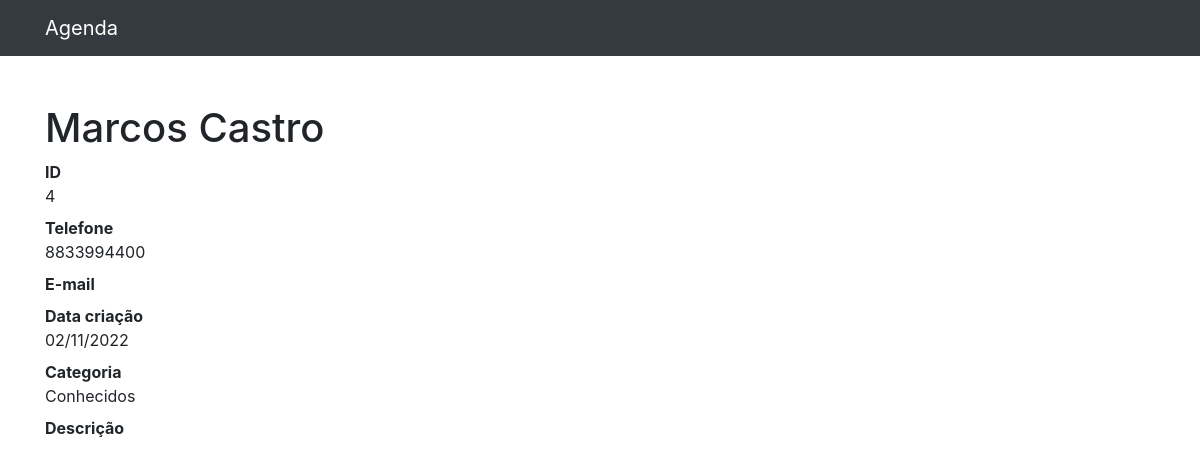
/4, run on the app's committed database.
### contatos/models.py (models this page shows, shortened)
class Contato(models.Model):
    nome = models.CharField(max_length=255)
    sobrenome = models.CharField(max_length=255, blank=True)
    telefone = models.CharField(max_length=255)
    email = models.CharField(max_length=255, blank=True)
    data_criacao = models.DateTimeField(default=timezone.now)
    descricao = models.TextField(blank=True)
    categoria = models.ForeignKey(Categoria, on_delete=models.DO_NOTHING)
    mostrar = models.BooleanField(default=True)

class Categoria(models.Model):
    nome = models.CharField(max_length=255)
    def __str__(self) -> str:
        return self.nome

### contatos/views.py (the view)
# urls.py: path('<int:contato_id>',views.ver_contato, name='ver_contato'),
def ver_contato(request, contato_id):
    contato = get_object_or_404(Contato, id=contato_id)
    if not contato.mostrar:
        raise Http404()
    return render(request, "contatos/ver_contato.html", {"contato": contato})

### contatos/templates/contatos/ver_contato.html (shortened to what this page needs)
{% extends 'base.html' %}
{% block conteudo %}
<h1 class="mt-5">{{ contato.nome}} {{ contato.sobrenome}}</h1>
<dl>
    <dt>ID</dt>
    <dd>{{ contato.id }}</dd>
    <dt>Telefone</dt>
    <dd>{{ contato.telefone }}</dd>
    <dt>E-mail</dt>
    <dt>Data criação</dt>
    <dd>{{ contato.data_criacao|date:'d/m/Y' }}</dd>
    <dt>Categoria</dt>
    <dd>{{ contato.categoria }}</dd>
    <dt>Descrição</dt>
</dl>
{% endblock %}

### data on the page
Contato: nome "Marcos", sobrenome "Castro", id "4", telefone "8833994400", data_criacao "02/11/2022", categoria "Conhecidos"
